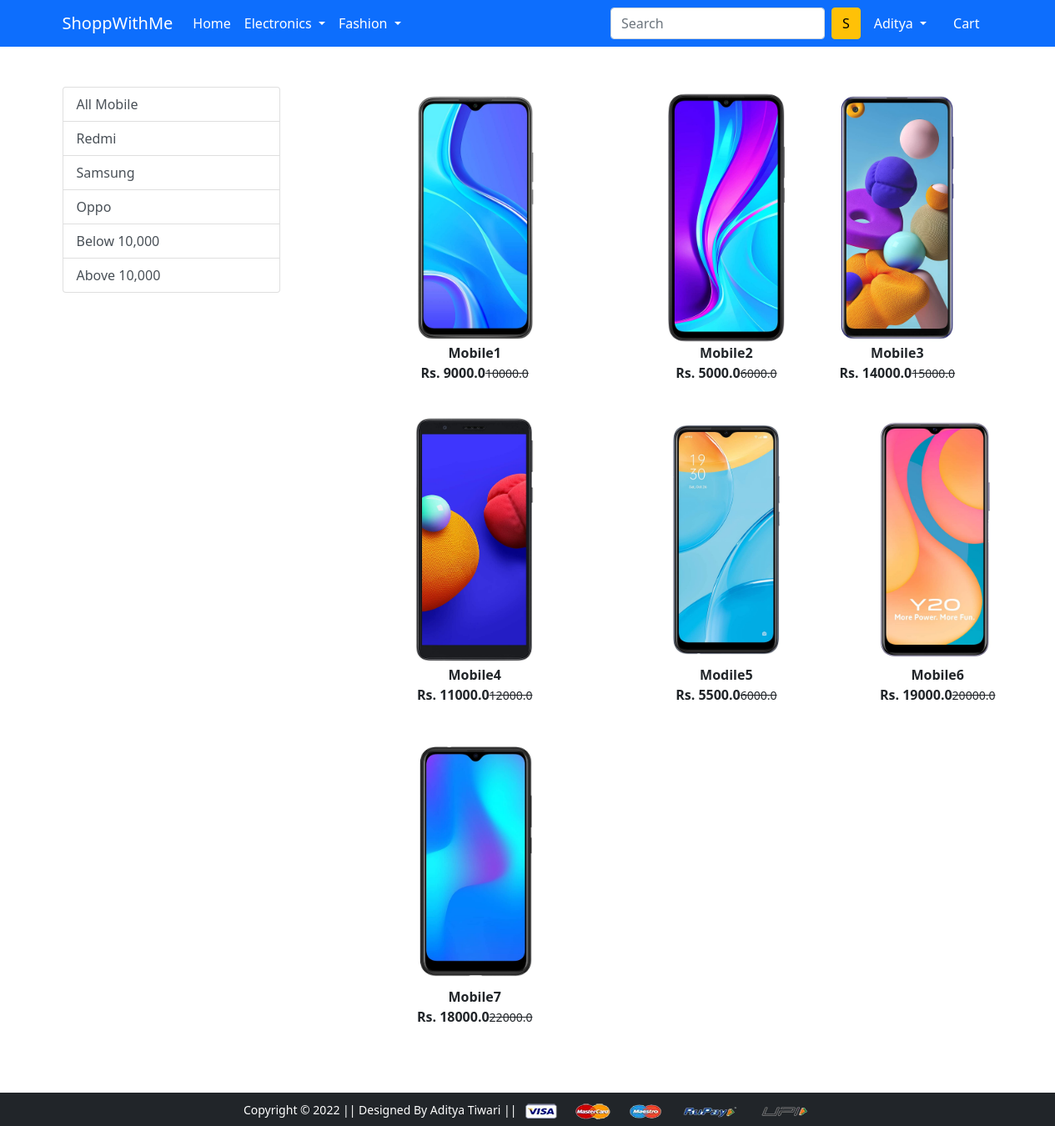
The app's page /mobile/ (signed in) with its own data.
### app/models.py (models this page shows, shortened)
class Product(models.Model):
    title = models.CharField(max_length=100)
    selling_price = models.FloatField()
    discounted_price = models.FloatField()
    description = models.TextField()
    brand = models.CharField(max_length=100)
    cateogry = models.CharField(choices = CATEOGRY_CHOICES,max_length=2)
    product_image = models.ImageField(upload_to='productimg')

### app/views.py (the view)
# urls.py: path('mobile/', views.mobile, name='mobile'),
def mobile(request, data=None):
    if data == None:
        mobiles = Product.objects.filter(cateogry = 'M')
    elif data=='Redmi' or data =='Samsung' or data=='Oppo':
        mobiles = Product.objects.filter(cateogry='M').filter(brand=data)
    elif data=='below':
        mobiles = Product.objects.filter(cateogry='M').filter(discounted_price__lt=10000)
    elif data=='above':
        mobiles = Product.objects.filter(cateogry='M').filter(discounted_price__gt=10000)
    return render(request,'app/mobile.html',{'mobiles':mobiles})

### app/templates/app/mobile.html (shortened to what this page needs)
{% extends 'app/base.html' %}
{% load static %}
{% block main-content %}
<div class="container my-5">
 <div class="row">
  <div class="col-sm-3">
   <div class = "list-group">
    <a href = "{%url 'mobile'%}" class = "list-group-item list-group-item-action"
    aria-current = "true">All Mobile</a>
    <a href = "{%url 'mobiledata' 'Redmi'%}" class = "list-group-item list-group-item-action"
    aria-current = "true">Redmi</a>
    <a href = "{%url 'mobiledata' 'Samsung'%}" class = "list-group-item list-group-item-action"
    aria-current = "true">Samsung</a>
    <a href = "{%url 'mobiledata' 'Oppo'%}" class = "list-group-item list-group-item-action"
    aria-current = "true">Oppo</a>
    <a href = "{%url 'mobiledata' 'below'%}" class = "list-group-item list-group-item-action"
    aria-current = "true">Below 10,000</a>
    <a href = "{%url 'mobiledata' 'above'%}" class = "list-group-item list-group-item-action"
    aria-current = "true">Above 10,000</a>
   </div>
  </div>
  <div class="col-sm-8 offset-sm-1">
    <div class="row">
        {% for product in mobiles %}
            <div class="col-sm-4 text-center mb-4">
                <a href = "{% url 'product-detail' product.id%}" class="btn">
                    <div class="item">
                        <img src="{{product.product_image.url}}" alt="" height="300" class="">
                        <div class="fw-bold">{{product.title}}</div>
                        <div class="fw-bold"> Rs. {{product.discounted_price}}<small
                            class="fw-light text-decoration-line-through">{{product.selling_price}}
                            </small></div>
                    </div>
                </a>
            </div>
        {% endfor %}
    </div>
  </div>
 </div>
</div>
{% endblock main-content %}

### app/templates/app/base.html (shortened to what this page needs)
<!doctype html>
{% load static %}
<html lang="en">
  <head>
    <link href="https://cdn.jsdelivr.net/npm/bootstrap@5.0.0-beta1/dist/css/bootstrap.min.css" rel="stylesheet">
    <link rel="stylesheet" href="{% static 'app/css/owl.carousel.min.css' %}">
    <link rel="stylesheet" href="{% static 'app/css/all.min.css' %}">
    <link rel="stylesheet" href="{% static 'app/css/style.css' %}">
  </head>
  <body>
    <nav class="navbar navbar-expand-lg navbar-dark bg-primary">
     <div class="container">
       <a class="navbar-brand" href="/">ShoppWithMe</a>
       <div class="collapse navbar-collapse" id="navbarSupportedContent">
         <ul class="navbar-nav me-auto mb-2 mb-lg-0">
           <li class="nav-item">
             <a class="nav-link active" aria-current="page" href="/">Home</a>
           </li>
           <li class="nav-item dropdown">
             <a class="nav-link dropdown-toggle text-white" href="#" id="electronicsDropdown" role="button" data-bs-toggle="dropdown" aria-expanded="false">
               Electronics
             </a>
           </li>
           <li class="nav-item dropdown">
             <a class="nav-link dropdown-toggle text-white" href="#" id="fashionDropdown" role="button" data-bs-toggle="dropdown" aria-expanded="false">
               Fashion
             </a>
           </li>
         </ul>
         <form class="d-flex">
           <input class="form-control me-2" type="search" placeholder="Search" aria-label="Search">
           <button class="btn btn-warning" type="submit">S</button>
         </form>
         <div>
          <ul class="navbar-nav me-auto mb-2 mb-lg-0">
            {% if request.user.is_authenticated %}
           <li class="nav-item dropdown mx-2">
              <a class="nav-link dropdown-toggle text-white" href="#" id="profileDropdown" role="button" data-bs-toggle="dropdown" aria-expanded="false">
                {{request.user.username|capfirst}}
              </a>
            </li>
            <li class="nav-item mx-2">
             <a href="{% url 'showcart' %}" class="nav-link text-white"> Cart </a>
            </li>
            {% endif %}
          </ul>
         </div>
       </div>
     </div>
    </nav>
    {% block main-content %} {% endblock main-content %}
    <footer class="container-fluid bg-dark text-center p-2 mt-5">
        <small class="text-white">Copyright &copy; 2022 || Designed By Aditya Tiwari || </small>
        <img src="{% static 'app/images/payment.png' %}" alt="" srcset="" class="img-fluid" height="2px">
    </footer>
  </body>
</html>

### records on screen
Product: product_image (picture), title "Mobile1", discounted_price "9000.0", selling_price "10000.0"
Product: product_image (picture), title "Mobile2", discounted_price "5000.0", selling_price "6000.0"
Product: product_image (picture), title "Mobile3", discounted_price "14000.0", selling_price "15000.0"
Product: product_image (picture), title "Mobile4", discounted_price "11000.0", selling_price "12000.0"
Product: product_image (picture), title "Modile5", discounted_price "5500.0", selling_price "6000.0"
Product: product_image (picture), title "Mobile6", discounted_price "19000.0", selling_price "20000.0"
Product: product_image (picture), title "Mobile7", discounted_price "18000.0", selling_price "22000.0"

### other values on screen
{{ request.user.username|capfirst }} "Aditya"
